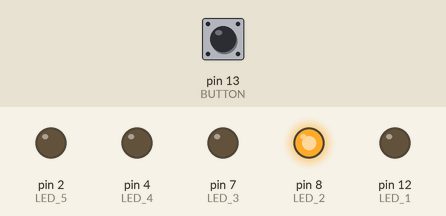
Simulated run of this sketch. Board: Arduino Uno, built with avr-gcc and run on an emulated ATmega328P. On the bench: output pins drawn as LEDs (lit = HIGH). Dashed ring = blinking. Inputs (shaded band) come from the test bench; at power-on: pin 13 (BUTTON) LOW.

Above: at 0.6 s.
At 3.7 s:
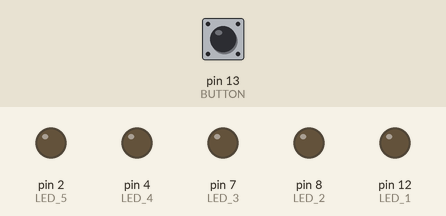
3.8 s: pin 13 (BUTTON) pulled HIGH for 0.15 s
At 5.2 s:
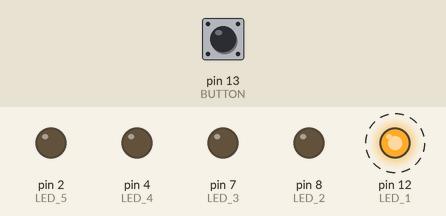
Timing chart, 0 to 12.9 s (numbered marks = the images above; inputs shaded):
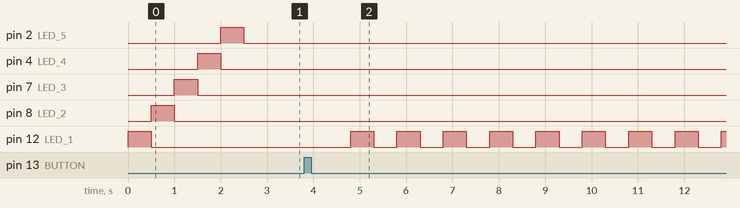

The sketch:

TeaTimer.ino
```cpp
/**
 * file: TeaTimer
 * date: 06.08.2016 19:52 Uhr
 *
 * <h1>TeaTimer</h1>
 *
 * A five minute tea timer.
 *
 * <h2>Arduino-Kit</h2>
 * <ul>
 * <li>Arduino UNO</li>
 * <li>4x blue LED</li>
 * <li>1x green LED</li>
 * <li>5x 100 Ohm resistor</li>
 * <li>1x 1k Ohm resistor</li>
 * <li>1x button</li>
 * </ul>
 *
 * @autor deeagle <code@deeagle.de>
 */

#include "DeeLib.h"


/**
 * Declare input/output pins.
 */
int BUTTON = 13;
int LED_1 = 12;
int LED_2 = 8;
int LED_3 = 7;
int LED_4 = 4;
int LED_5 = 2;


/**
 * Some timer stuff.
 */
int TIMER_STATE_OFF = 0;
int TIMER_STATE_ON = 1;
int timerState = TIMER_STATE_OFF;
boolean isTimerFinished = false;
int TIMER_ZERO = 0;
int TIMER_MAX = 5;
int timerCounter = TIMER_ZERO;
int TIMER_INTERVAL = 60; // 60 -> 60 sec -> 1 min

/**
 * Lib objects.
 */
DeeLib deeLib = DeeLib();


/**
 * Runs only once
 */
void setup()
{
  pinMode(LED_1, OUTPUT);
  pinMode(LED_2, OUTPUT);
  pinMode(LED_3, OUTPUT);
  pinMode(LED_4, OUTPUT);
  pinMode(LED_5, OUTPUT);

  pinMode(BUTTON, INPUT);

  testLeds();
}


/**
 * The main loop which will be used after init {@see this#setup()}
 */
void loop()
{
  if( TIMER_STATE_ON == timerState )
  {
    timerLoop();
  }
  else
  {
    if( deeLib.isButtonPressed(BUTTON) )
    {
      startTimer();
    }
  }
}


/**
 * The loop for the timer.
 */
void timerLoop()
{
  if( !isTimerFinished )
  {
    if( TIMER_ZERO == timerCounter )
    {
      blinkFor(LED_1, TIMER_INTERVAL);
    }
    else if ( 1 == timerCounter )
    {
      deeLib.digOn(LED_1);
      blinkFor(LED_2, TIMER_INTERVAL);
    }
    else if ( 2 == timerCounter )
    {
      deeLib.digOn(LED_2);
      blinkFor(LED_3, TIMER_INTERVAL);
    }
    else if ( 3 == timerCounter )
    {
      deeLib.digOn(LED_3);
      blinkFor(LED_4, TIMER_INTERVAL);
    }
    else if ( 4 == timerCounter )
    {
      deeLib.digOn(LED_4);
      blinkFor(LED_5, TIMER_INTERVAL);
    }
    else if ( TIMER_MAX == timerCounter )
    {
      deeLib.digOn(LED_5);
      isTimerFinished = true;
    }

    timerCounter++;
  }
  else
  {
    // check the reset button
    if( deeLib.isButtonPressed(BUTTON) )
    {
      deeLib.digOff(LED_1);
      deeLib.digOff(LED_2);
      deeLib.digOff(LED_3);
      deeLib.digOff(LED_4);
      deeLib.digOff(LED_5);

      resetTimer();
    }
  }
}


/**
 * Starts the timer.
 */
void startTimer()
{
  timerCounter = TIMER_ZERO;
  timerState = TIMER_STATE_ON;
  isTimerFinished = false;
  delay(1000);
}


/**
 * Resets the timer.
 */
void resetTimer()
{
  timerCounter = TIMER_ZERO;
  timerState = TIMER_STATE_OFF;
  isTimerFinished = true;
  delay(1000);
}


/**
 * Let all LED blink one time.
 */
void testLeds()
{
  deeLib.blinkOne(LED_1);
  deeLib.blinkOne(LED_2);
  deeLib.blinkOne(LED_3);
  deeLib.blinkOne(LED_4);
  deeLib.blinkOne(LED_5);
}


/**
 * Let a LED blink for the given interval in seconds.
 *
 * @param led The pin port of the led
 * @param seconds The blink duration
 */
int blinkFor(int led, int seconds)
{
  for( int i = 0; i < seconds; i++ )
  {
    deeLib.blinkOne(led);
    delay(500);
  }

  return 0;
}
```

DeeLib.cpp
```cpp
/**
 * DeeLib.cpp - Library for own functions
 *
 * @autor deeagle <code@deeagle.de>
 */

#include "Arduino.h"
#include "DeeLib.h"


DeeLib::DeeLib()
{
}


void DeeLib::blinkOne(int pinPort)
{
  digOn(pinPort);
  delay(500);
  digOff(pinPort);
}


void DeeLib::digOn(int pinPort)
{
  digitalWrite(pinPort, HIGH);
}


void DeeLib::digOff(int pinPort)
{
  digitalWrite(pinPort, LOW);
}


boolean DeeLib::isButtonPressed(int pinPort)
{
  boolean isButtonSignal = false;

  int button_state = digitalRead(pinPort);
  if( HIGH == button_state )
  {
    isButtonSignal = true;
  }

  return isButtonSignal;
}
```

DeeLib.h
```cpp
/**
 * DeeLib.h - Library for own functions
 *
 * @autor deeagle <code@deeagle.de>
 */

#ifndef DeeLib_h
#define DeeLib_h

#include "Arduino.h"

class DeeLib
{
public:
  /**
   * Default constructor.
   */
  DeeLib();

  /**
   * Let the LED blink one time.
   *
   * @param pinPort The pin port of the LED
   */
  void blinkOne(int pinPort);

  /**
   * Set the power to {@code HIGH} on given port.
   *
   * @param pinPort The pin port of the LED
   */
  void digOn(int pinPort);

  /**
   * Set the power to {@code LOW} on given port.
   *
   * @param pinPort The pin port of the LED
   */
  void digOff(int pinPort);

  /**
   * Returns the state of the button.
   * <p>
   * Don't forget to declare the input button in the setup.
   *
   * @param pinPort The input port of the button
   * @return {@code true} when the button is pressed, otherwise {@code false}
   */
  boolean isButtonPressed(int pinPort);

private:
};

#endif
```

Measured:
- after the input at 3.8 s, pin 12 (LED_1): alternates HIGH for 0.50 s and LOW for 0.50 s, starting after 1.0 s
